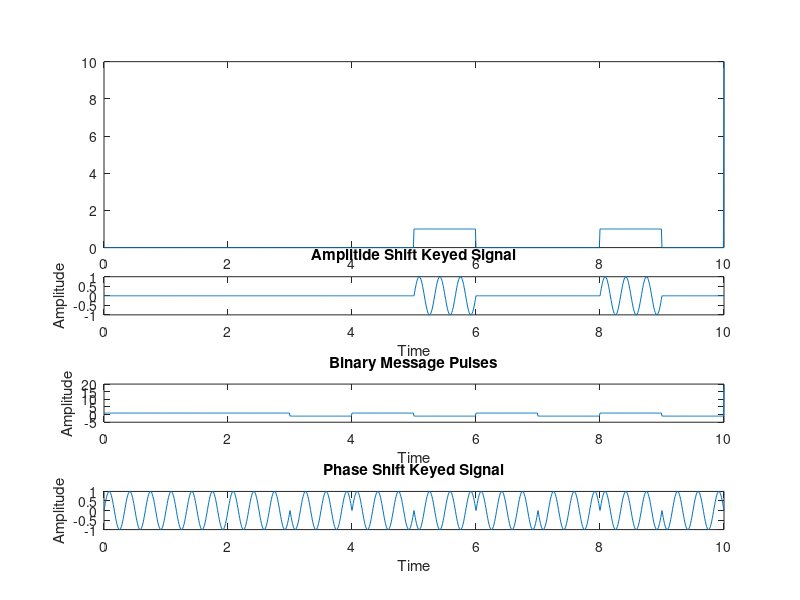

Write MATLAB code to recreate this figure.
fp=4;
fc=3;
amp=1;
m=1;
n=10;
t=0:1/100:n;
b=randi([0 1], m, n);
bw=0:1/100:n;
for i=1:n*100
bw(i)=b(ceil(i/100));
end
subplot(2,1,1)
plot(t,bw);
c=amp.*sin(2*pi*fc*t);% For Generating Carrier Sine wave
subplot(2,1,2)
plot(t,c)
xlabel('Time')
ylabel('Amplitude')
title('Carrier Wave')
w=c.*bw; % The Shift Keyed Wave
subplot(5,1,3) %For Plotting The Amplitude Shift Keyed Wave
plot(t,w)
xlabel('Time')
ylabel('Amplitude')
title('Amplitide Shift Keyed Signal')
k=randi([0 1], m, n);
q=0:1/100:n;
for i=1:n*100
q(i)=k(ceil(i/100));
end
s=2.*q-1;
subplot(5,1,4) %For Plotting The Square Binary Pulse (Message)
plot(t,s)
xlabel('Time')
ylabel('Amplitude')
title('Binary Message Pulses')
r=c.*s; % The Shift Keyed Wave
subplot(5,1,5) %For Plotting The Amplitude Shift Keyed Wave
plot(t,r)
xlabel('Time')
ylabel('Amplitude')
title('Phase Shift Keyed Signal')